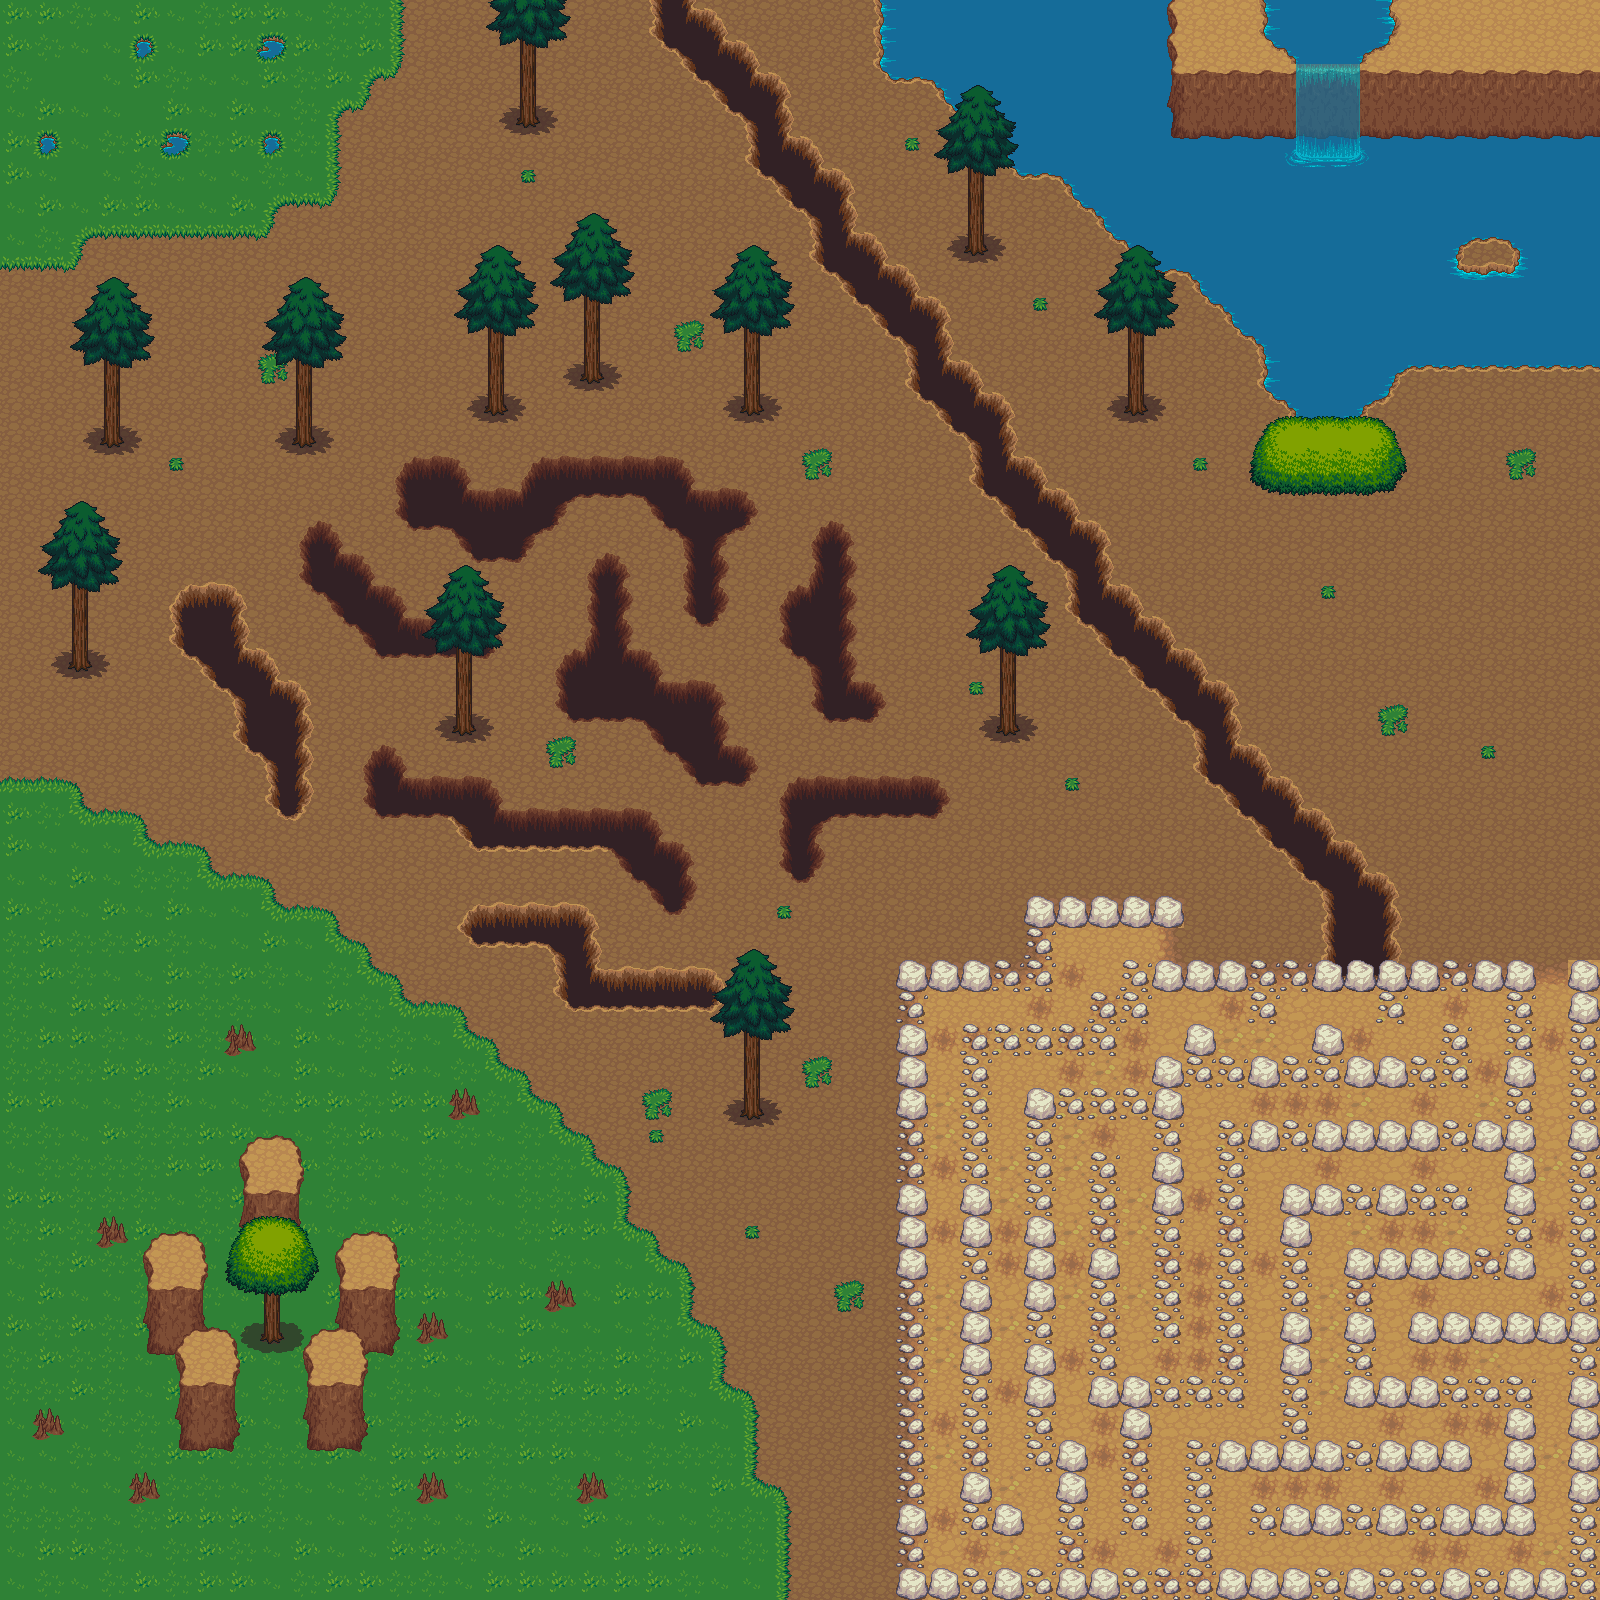

Below is a game level as drawn by its tile map, then a one-line description and the .tmx that defines it (tile-layer data replaced by summaries):
An orthogonal 50x50 tile map with 32x32 px tiles, 13 tile layers (Collision, Ground, Layer_A0, Layer_A1, ...), 39 tilesets.

<map version="1.0" orientation="orthogonal" width="50" height="50" tilewidth="32" tileheight="32">
 <tileset firstgid="1" name="castle_lightsources" tilewidth="32" tileheight="32">
  <image source="images/textures/castle_lightsources.png" width="160" height="128" />
 </tileset>
 <tileset firstgid="21" name="castle_outside" tilewidth="32" tileheight="32">
  <image source="images/textures/castle_outside.png" width="544" height="352" />
 </tileset>
 <tileset firstgid="208" name="castlefloors" tilewidth="32" tileheight="32">
  <image source="images/textures/castlefloors.png" width="320" height="320" />
 </tileset>
 <tileset firstgid="308" name="castlefloors_outside" tilewidth="32" tileheight="32">
  <image source="images/textures/castlefloors_outside.png" width="128" height="160" />
 </tileset>
 <tileset firstgid="328" name="castlewalls" tilewidth="32" tileheight="32">
  <image source="images/textures/castlewalls.png" width="384" height="480" />
 </tileset>
 <tileset firstgid="508" name="cement" tilewidth="32" tileheight="32">
  <image source="images/textures/cement.png" width="96" height="192" />
 </tileset>
 <tileset firstgid="526" name="cementstair" tilewidth="32" tileheight="32">
  <image source="images/textures/cementstair.png" width="160" height="128" />
 </tileset>
 <tileset firstgid="546" name="chests" tilewidth="32" tileheight="32">
  <image source="images/textures/chests.png" width="64" height="96" />
 </tileset>
 <tileset firstgid="552" name="country" tilewidth="32" tileheight="32">
  <image source="images/textures/country.png" width="160" height="128" />
 </tileset>
 <tileset firstgid="572" name="dirt" tilewidth="32" tileheight="32">
  <image source="images/textures/dirt.png" width="96" height="192" />
 </tileset>
 <tileset firstgid="590" name="dirt2" tilewidth="32" tileheight="32">
  <image source="images/textures/dirt2.png" width="96" height="192" />
 </tileset>
 <tileset firstgid="608" name="dungeon" tilewidth="32" tileheight="32">
  <image source="images/textures/dungeon.png" width="416" height="256" />
 </tileset>
 <tileset firstgid="712" name="grass" tilewidth="32" tileheight="32">
  <image source="images/textures/grass.png" width="96" height="192" />
 </tileset>
 <tileset firstgid="730" name="grassalt" tilewidth="32" tileheight="32">
  <image source="images/textures/grassalt.png" width="96" height="192" />
 </tileset>
 <tileset firstgid="748" name="hole" tilewidth="32" tileheight="32">
  <image source="images/textures/hole.png" width="96" height="192" />
 </tileset>
 <tileset firstgid="766" name="holek" tilewidth="32" tileheight="32">
  <image source="images/textures/holek.png" width="96" height="192" />
 </tileset>
 <tileset firstgid="784" name="holemid" tilewidth="32" tileheight="32">
  <image source="images/textures/holemid.png" width="96" height="192" />
 </tileset>
 <tileset firstgid="802" name="house" tilewidth="32" tileheight="32">
  <image source="images/textures/house.png" width="288" height="224" />
 </tileset>
 <tileset firstgid="865" name="inside" tilewidth="32" tileheight="32">
  <image source="images/textures/inside.png" width="320" height="320" />
 </tileset>
 <tileset firstgid="965" name="kitchen" tilewidth="32" tileheight="32">
  <image source="images/textures/kitchen.png" width="64" height="128" />
 </tileset>
 <tileset firstgid="973" name="lava" tilewidth="32" tileheight="32">
  <image source="images/textures/lava.png" width="96" height="192" />
 </tileset>
 <tileset firstgid="991" name="lavarock" tilewidth="32" tileheight="32">
  <image source="images/textures/lavarock.png" width="96" height="192" />
 </tileset>
 <tileset firstgid="1009" name="mountains" tilewidth="32" tileheight="32">
  <image source="images/textures/mountains.png" width="384" height="288" />
 </tileset>
 <tileset firstgid="1117" name="rock" tilewidth="32" tileheight="32">
  <image source="images/textures/rock.png" width="64" height="32" />
 </tileset>
 <tileset firstgid="1119" name="shadow" tilewidth="32" tileheight="32">
  <image source="images/textures/shadow.png" width="160" height="64" />
 </tileset>
 <tileset firstgid="1129" name="signs" tilewidth="32" tileheight="32">
  <image source="images/textures/signs.png" width="96" height="64" />
 </tileset>
 <tileset firstgid="1135" name="stairs" tilewidth="32" tileheight="32">
  <image source="images/textures/stairs.png" width="256" height="448" />
 </tileset>
 <tileset firstgid="1247" name="treetop" tilewidth="32" tileheight="32">
  <image source="images/textures/treetop.png" width="192" height="224" />
 </tileset>
 <tileset firstgid="1289" name="trunk" tilewidth="32" tileheight="32">
  <image source="images/textures/trunk.png" width="192" height="96" />
 </tileset>
 <tileset firstgid="1307" name="water" tilewidth="32" tileheight="32">
  <image source="images/textures/water.png" width="96" height="192" />
 </tileset>
 <tileset firstgid="1325" name="waterfall" tilewidth="32" tileheight="32">
  <image source="images/textures/waterfall.png" width="96" height="160" />
 </tileset>
 <tileset firstgid="1340" name="watergrass" tilewidth="32" tileheight="32">
  <image source="images/textures/watergrass.png" width="96" height="192" />
 </tileset>
 <tileset firstgid="1358" name="victoria" tilewidth="32" tileheight="32">
  <image source="images/textures/victoria.png" width="352" height="160" />
 </tileset>
 <tileset firstgid="1413" name="barrel" tilewidth="32" tileheight="32">
  <image source="images/textures/barrel.png" width="128" height="64" />
 </tileset>
 <tileset firstgid="1421" name="brackish" tilewidth="32" tileheight="32">
  <image source="images/textures/brackish.png" width="96" height="192" />
 </tileset>
 <tileset firstgid="1439" name="bridges" tilewidth="32" tileheight="32">
  <image source="images/textures/bridges.png" width="192" height="224" />
 </tileset>
 <tileset firstgid="1481" name="buckets" tilewidth="32" tileheight="32">
  <image source="images/textures/buckets.png" width="96" height="64" />
 </tileset>
 <tileset firstgid="1487" name="cabinets" tilewidth="32" tileheight="32">
  <image source="images/textures/cabinets.png" width="192" height="416" />
 </tileset>
 <tileset firstgid="1565" name="collision" tilewidth="32" tileheight="32">
  <image source="collision.png" width="320" height="320" />
 </tileset>
 <layer name="Collision" width="50" height="50">
  <data>[2500 cells, 652 non-empty, 1 distinct tile ids]</data>
 </layer>
 <layer name="Ground" width="50" height="50">
  <data>[2500 cells, 2500 non-empty, 1 distinct tile ids]</data>
 </layer>
 <layer name="Layer_A0" width="50" height="50">
  <data>[2500 cells, 450 non-empty, 10 distinct tile ids]</data>
 </layer>
 <layer name="Layer_A1" width="50" height="50">
  <data>[2500 cells, 1013 non-empty, 29 distinct tile ids]</data>
 </layer>
 <layer name="Layer_A2" width="50" height="50">
  <data>[2500 cells, 336 non-empty, 33 distinct tile ids]</data>
 </layer>
 <layer name="Layer_A3" width="50" height="50">
  <data>[2500 cells, 253 non-empty, 48 distinct tile ids]</data>
 </layer>
 <layer name="TreeA" width="50" height="50">
  <data>[2500 cells, 78 non-empty, 12 distinct tile ids]</data>
 </layer>
 <layer name="Layer_A4 Transparent" width="50" height="50" opacity="0.71">
  <data>[2500 cells, 3 non-empty, 3 distinct tile ids]</data>
 </layer>
 <objectgroup name="Player" width="50" height="50" />
 <layer name="Layer_B1" width="50" height="50">
  <data>[2500 cells, 10 non-empty, 6 distinct tile ids]</data>
 </layer>
 <layer name="Layer_B2" width="50" height="50">
  <data>[2500 cells, 42 non-empty, 9 distinct tile ids]</data>
 </layer>
 <layer name="Layer_B3 Transparent" width="50" height="50" opacity="0.7">
  <data>[2500 cells, 12 non-empty, 12 distinct tile ids]</data>
 </layer>
 <layer name="TreeB" width="50" height="50">
  <data>[2500 cells, 49 non-empty, 3 distinct tile ids]</data>
 </layer>
 <layer name="TreeC" width="50" height="50">
  <data>[2500 cells, 148 non-empty, 21 distinct tile ids]</data>
 </layer>
</map>
